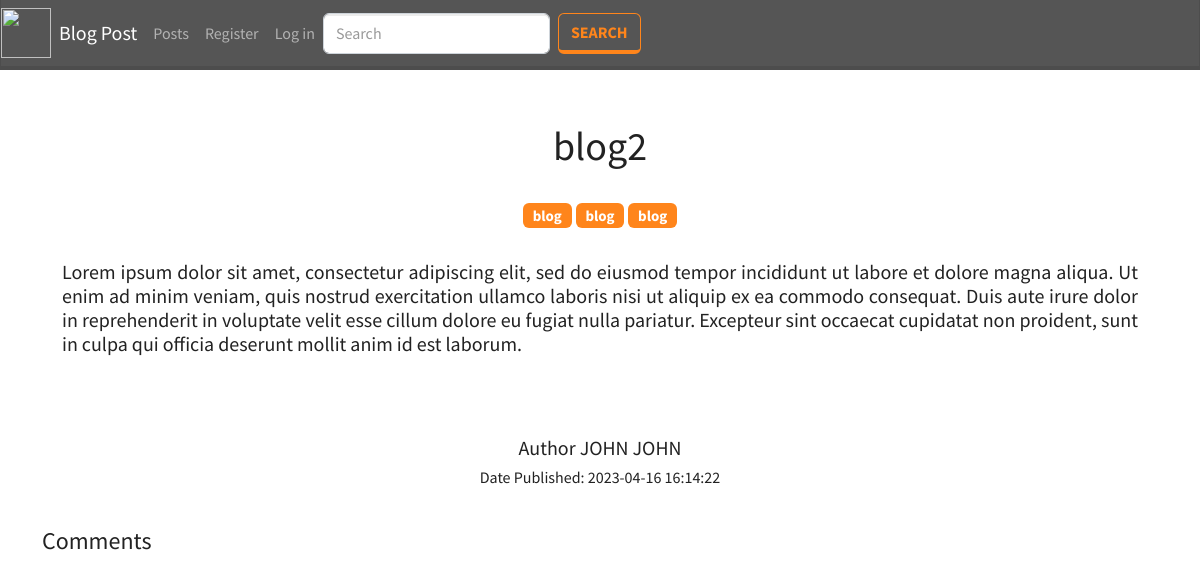
Before: /single_post.php?id=2 with the older database file.
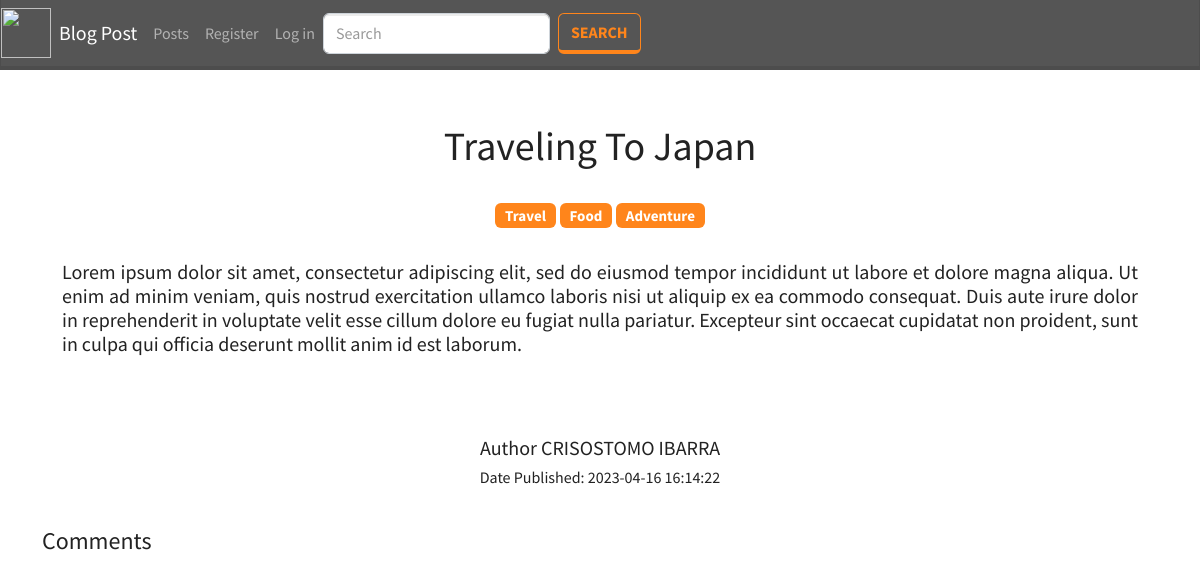
After: the same page with the newer database file.
### tables this page shows
CREATE TABLE `blogs` (
  `id` int(11) NOT NULL,
  `author_id` int(11) NOT NULL,
  `title` varchar(255) NOT NULL,
  `body` longtext NOT NULL,
  `tags` varchar(255) NOT NULL,
  `date_created` datetime NOT NULL
);

CREATE TABLE `users` (
  `id` int(11) NOT NULL,
  `first_name` varchar(255) NOT NULL,
  `middle_name` varchar(255) NOT NULL,
  `last_name` varchar(255) NOT NULL,
  `email` varchar(255) NOT NULL,
  `password` varchar(255) NOT NULL,
  `privacy_policy` varchar(255) NOT NULL,
  `is_admin` int(11) NOT NULL,
  `is_active` int(11) NOT NULL,
  `image` varchar(255) NOT NULL
);

### includes/functions.php (called while the page is built, shortened)
<?php
function getSinglePosts(){
    $id = $_GET['id'];
    $q = "SELECT b.id as `bid`, b.author_id, b.title, b.body, b.tags, b.date_created, u.id, u.first_name, u.last_name  FROM blogs b INNER JOIN users u ON b.author_id = u.id WHERE b.id = $id";
    $result = mysqli_query($_SESSION['conn'], $q);
    $temp = array();
    while ($row = $result->fetch_assoc()) {
        $temp[] = $row;
    }
    return $temp;
}

### single_post.php (the view, shortened to what this page needs)
<?php include('components/header.php'); ?>
<div class="container mt-5 ">
<div class="row m-1 p-1 text-center ">
        <div class="col">
            <?php foreach(getSinglePosts() as $res) {?>
            <h1><?= $res['title']?></h1>
            <br>
            <?php $tags = explode(',', $res['tags']) ?>
                <h5>
                    <?php foreach($tags as $tag){?>
                        <a  class="badge bg-warning" style="text-decoration: none"><?= $tag ?></a>
                    <?php } ?>
                </h5>
            <br>
            <h5 style="text-align: justify"><?= $res['body']?></h5>
            <br>
            <br>
            <br>
            <h5>Author <?= strtoupper($res['first_name'] . " " . $res['last_name'])?></h5>
            <h6>Date Published: <?= $res['date_created']?></h6>
            <br>
            <?php } ?>
        </div>
    </div>
    <div>
        <h4>Comments</h4>
    </div>
</div>
<?php include('components/footer.php'); ?>

Changed rows visible on the page:
changed blogs: title "blog2" → "Traveling To Japan"; author.last_name "JOHN JOHN" → "CRISOSTOMO IBARRA"
Other visible differences:
new list line: "Travel"
new list line: "Food"
new list line: "Adventure"
list line gone: "blog"
